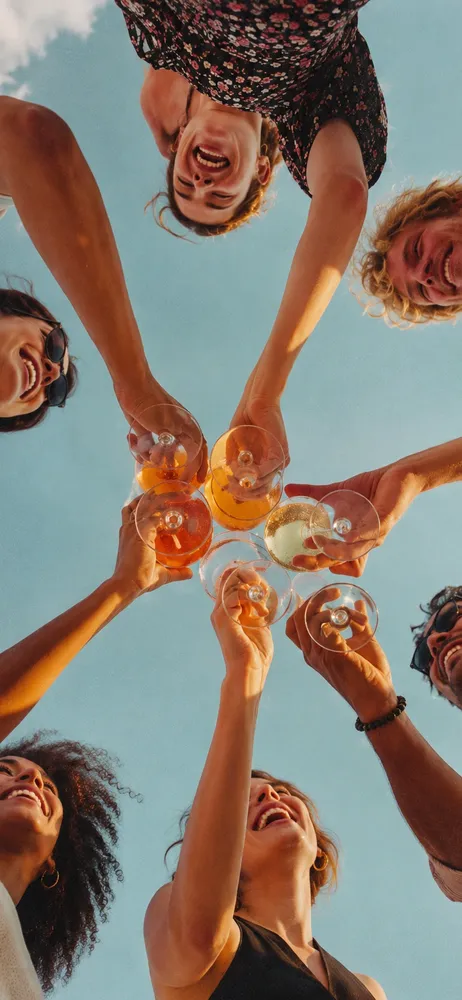
#> input picture design/prototype/a/auth_bg.webp, 462 x 1000 px, shrunk from 773 x 1672 before the run
$ python mesto_filter.py a/auth_bg.webp a/bar.webp
#> lines starting #> are read from the running program, lines starting #| are printed output that depends on the picture
# «Место» photo style: motion feel, soft haze, lifted blacks, warm film tone, fine grain
import sys, numpy as np
from PIL import Image, ImageFilter
def motion(im, k=23):
    a = np.asarray(im).astype(np.float32); out = np.zeros_like(a)
    for s in range(-(k//2), k//2+1): out += np.roll(a, s, axis=1)
    return Image.fromarray((out/k).clip(0,255).astype(np.uint8))
def mesto(im, seed=1):
    im = im.convert('RGB'); w, h = im.size
    a = np.asarray(im).astype(np.float32)/255
    m = np.asarray(motion(im, max(9, w//40))).astype(np.float32)/255
    # keep the centre sharper, motion towards the edges
    yy, xx = np.mgrid[0:h, 0:w]; r = np.sqrt(((xx-w/2)/(w/2))**2 + ((yy-h/2)/(h/2))**2)
    wm = np.clip((r-.35)/.8, 0, 1)[..., None]*.75
    a = a*(1-wm) + m*wm
    # haze / bloom
    bl = np.asarray(Image.fromarray((a*255).astype(np.uint8)).filter(ImageFilter.GaussianBlur(w/45))).astype(np.float32)/255
    a = 1-(1-a)*(1-bl*.22)
    # tone: lifted blacks, soft S, warm highlights, cool shadows
    a = .06 + a*.92
    a = a + .10*(a-.5)*(1-np.abs(a-.5)*2)
    lum = (a*[.299,.587,.114]).sum(2, keepdims=True)
    a = a + (lum-.5).clip(0)*np.array([.06,.02,-.04]) + (.5-lum).clip(0)*np.array([-.03,.0,.04])
    # gentle saturation boost
    a = lum + (a-lum)*1.12
    # grain
    rng = np.random.default_rng(seed); g = rng.normal(0, .045, (h, w, 1))
    g = np.asarray(Image.fromarray(((g+.5)*255).clip(0,255).astype(np.uint8)[...,0]).filter(ImageFilter.GaussianBlur(.6))).astype(np.float32)[...,None]/255-.5
    a = a + g*.9
    return Image.fromarray((a.clip(0,1)*255).astype(np.uint8))
if __name__ == '__main__':
    src, dst = sys.argv[1], sys.argv[2]
    mesto(Image.open(src)).save(dst, 'WEBP', quality=90, method=6)
#> in mesto, im is the input picture: PIL image 462x1000 RGB; mean R, G, B 134.6, 122.6, 111.7
#> the loop in motion, `for s in range(-(k//2), k//2+1): out += np.roll(a, s, axis=1)` made 11 passes
#> pass 1, in motion, `for s in range(-(k//2), k//2+1): out += np.roll(a, s, axis=1)`:
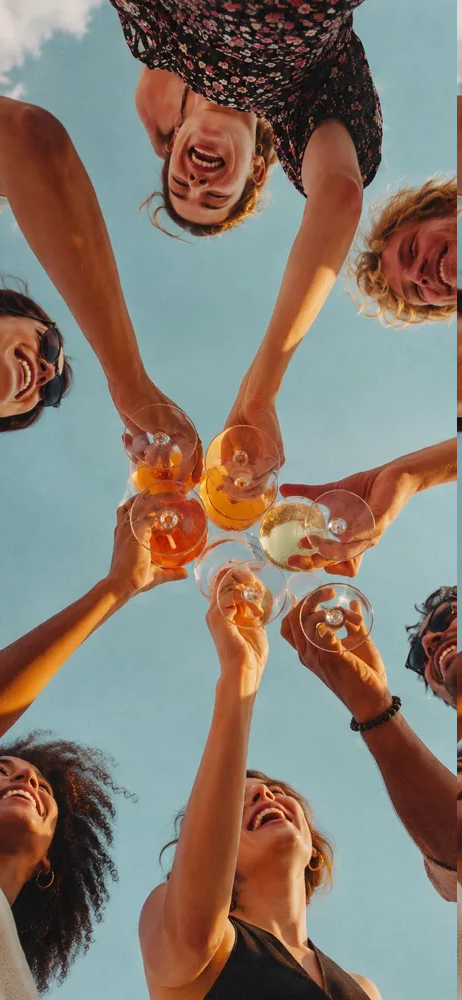
#> out: shape (1000, 462, 3) float32; mean R, G, B 134.6, 122.6, 111.7
#> pass 3, in motion, `for s in range(-(k//2), k//2+1): out += np.roll(a, s, axis=1)`:
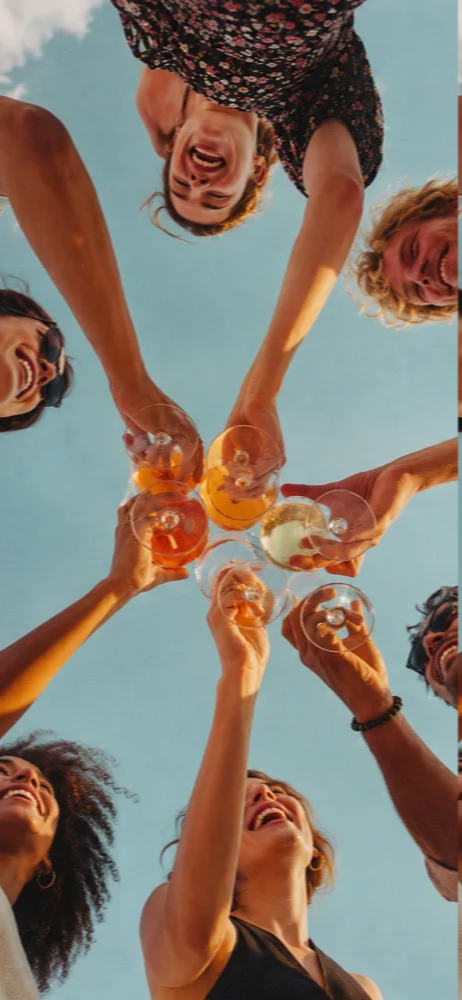
#> out: shape (1000, 462, 3) float32; mean R, G, B 403.8, 367.8, 335; drawn with min black and max white
#> after the loop in motion, `for s in range(-(k//2), k//2+1): out += np.roll(a, s, axis=1)`:
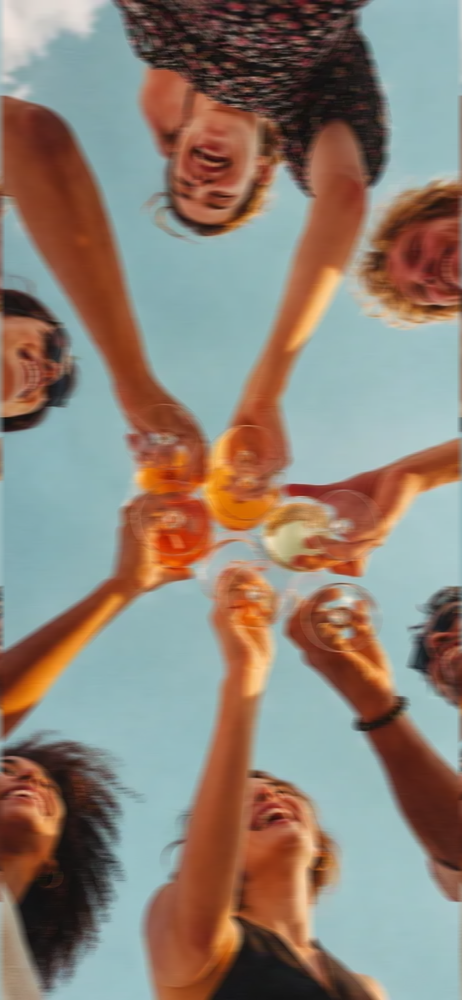
#> out: shape (1000, 462, 3) float32; mean R, G, B 1480.9, 1348.8, 1228.9; drawn with min black and max white
#> in mesto, `bl = np.asarray(Image.fromarray((a*255).astype(np.uint8)).filter(Image..`:
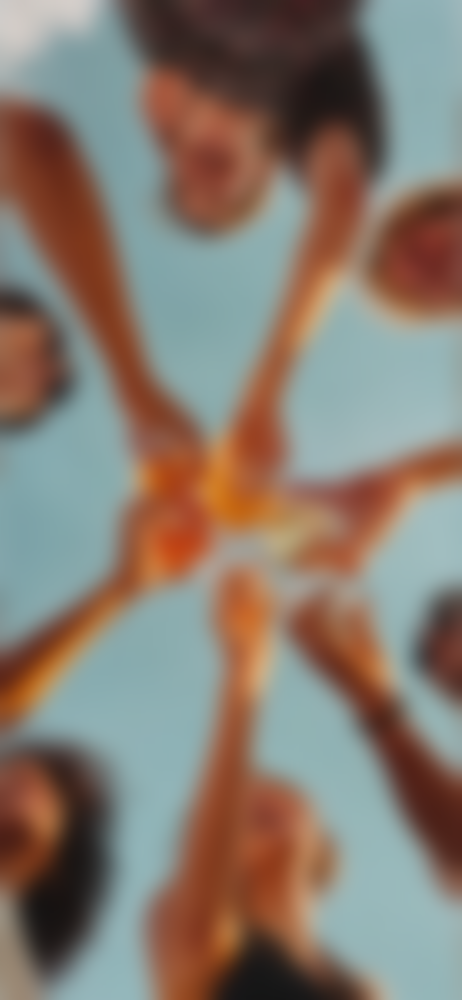
#> bl: shape (1000, 462, 3) float32; mean R, G, B 0.526, 0.479, 0.436
#> in mesto, `a = 1-(1-a)*(1-bl*.22)`:
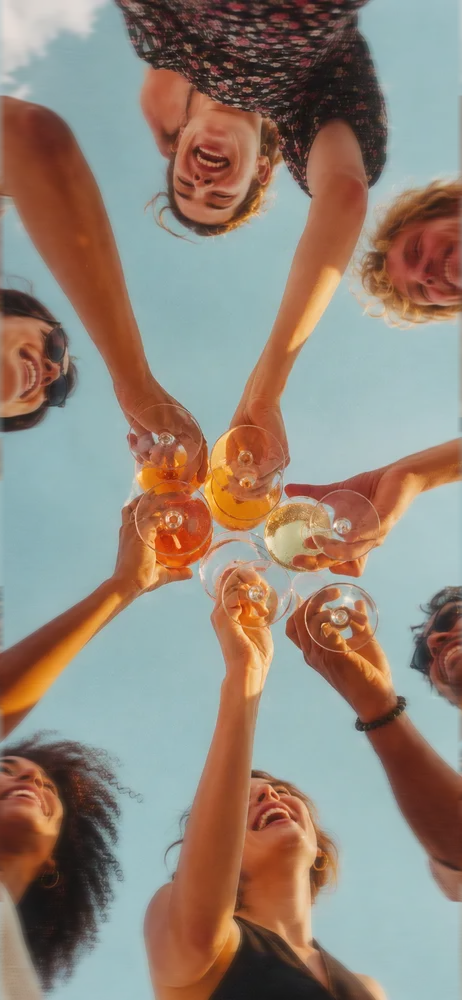
#> a: shape (1000, 462, 3) float64; mean R, G, B 0.578, 0.526, 0.479
#> in mesto, `lum = (a*[.299,.587,.114]).sum(2, keepdims=True)`:
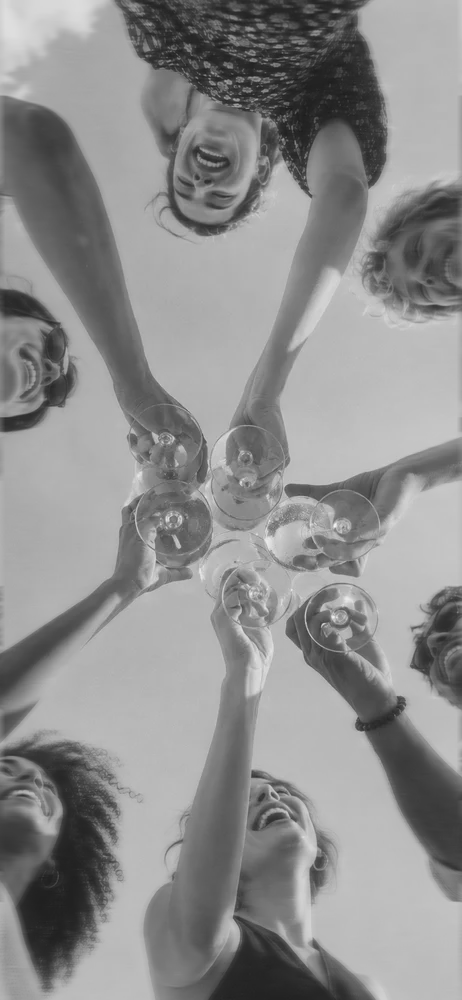
#> lum: shape (1000, 462, 1) float64; min 0.109, max 0.959, mean 0.557
